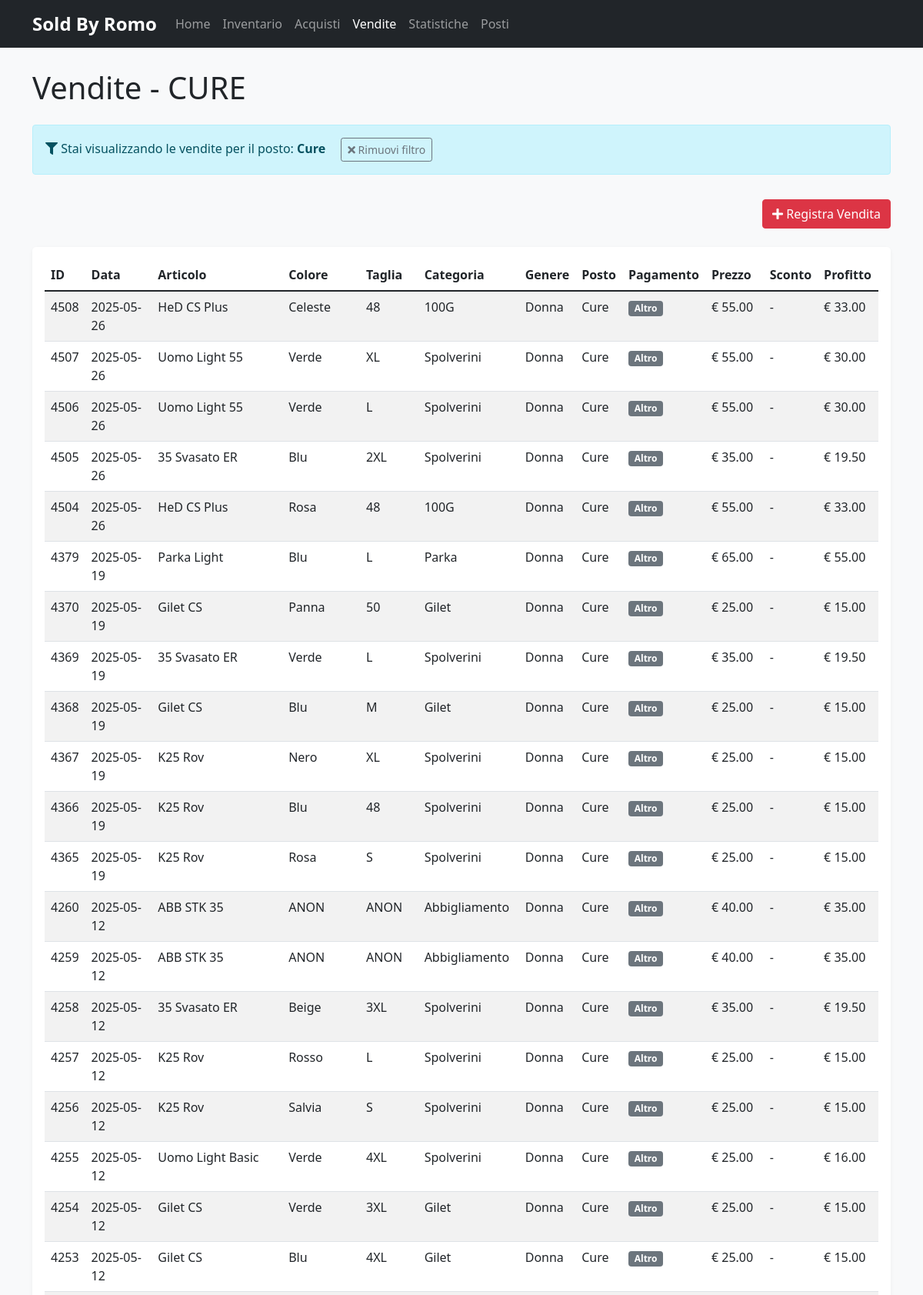
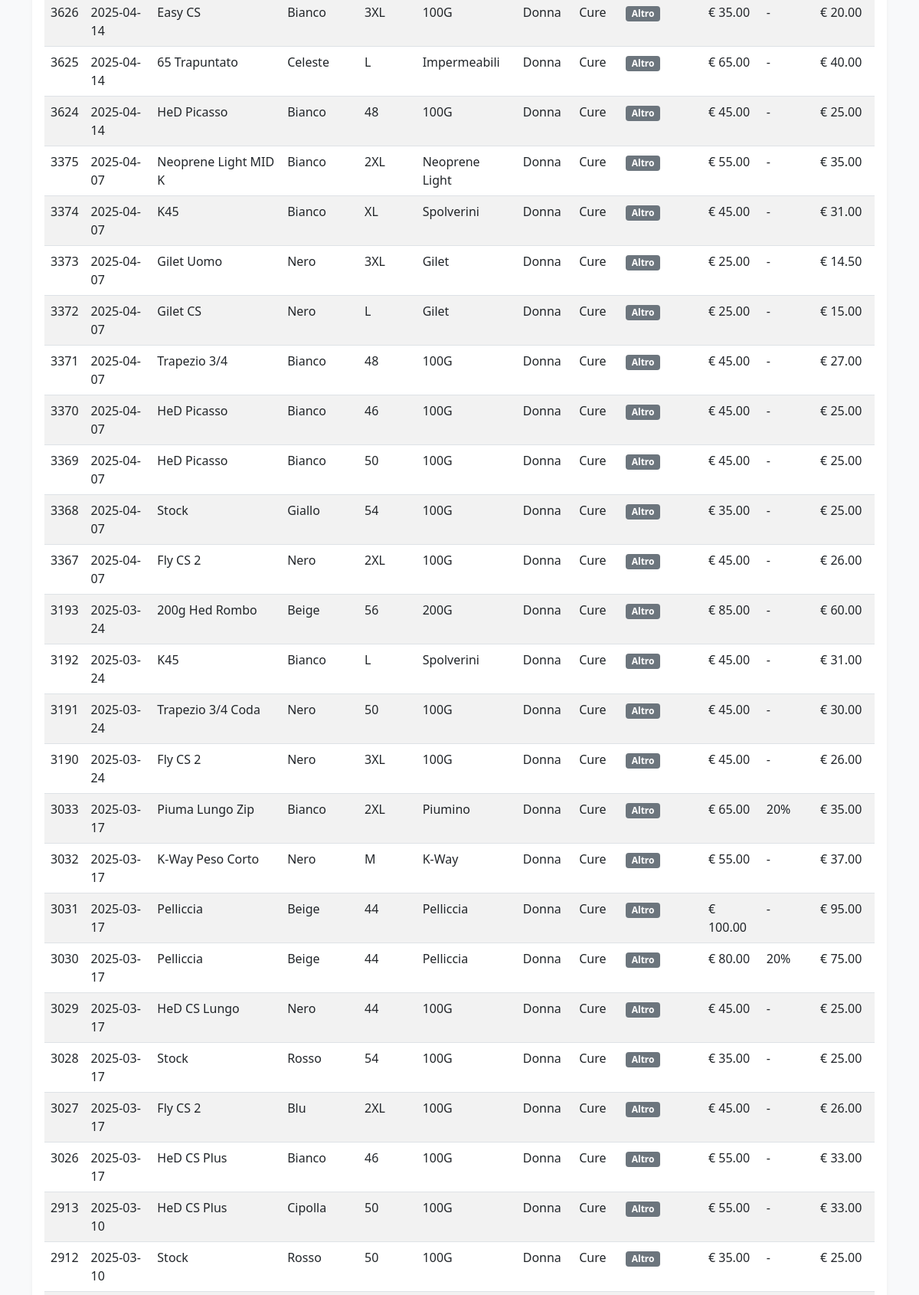
Page /vendite?posto=Cure (upper part) on the committed database (2 pictures, top to bottom).
### tables this page shows
CREATE TABLE Vendite (
    ID_vendita INTEGER PRIMARY KEY AUTOINCREMENT,
    data DATE NOT NULL,
    Articolo TEXT NOT NULL,
    Colore TEXT NOT NULL,
    Taglia TEXT NOT NULL,
    Categoria TEXT,
    Genere TEXT,
    Posto TEXT,
    CASH BOOLEAN DEFAULT 1,
    Sconto REAL DEFAULT 0,
    Prezzo_vendita REAL NOT NULL,
    Prezzo_acquisto REAL NOT NULL
);

### src/webapp.py (the view)
@app.route('/vendite')
def vendite():
    posto = request.args.get('posto', '')
    db.connect()
    query = "SELECT * FROM Vendite"
    params = []
    if posto:
        query += " WHERE posto = ?"
        params.append(posto)
    query += " ORDER BY data DESC"
    db.cursor.execute(query, params)
    items = db.cursor.fetchall()
    db.close()
    return render_template('vendite.html', items=items, posto_filtro=posto)

### src/database_manager.py (called while the page is built)
    def connect(self):
        try:
            self.conn = sqlite3.connect(self.db_path)
            self.conn.row_factory = sqlite3.Row
            self.cursor = self.conn.cursor()
            return True
        except sqlite3.Error as e:
            print(f"Errore nella connessione al database: {e}")
            return False

    def close(self):
        if self.conn:
            self.conn.close()

### templates/vendite.html (shortened to what this page needs)
{% extends "base.html" %}
{% block content %}
<div class="row">
    <div class="col-12">
        <h1 class="mb-4">Vendite{% if posto_filtro %} - {{ posto_filtro|upper }}{% endif %}</h1>
    </div>
</div>
{% if posto_filtro %}
<div class="row mb-3">
    <div class="col-12">
        <div class="alert alert-info">
            <i class="fas fa-filter"></i> Stai visualizzando le vendite per il posto: <strong>{{ posto_filtro }}</strong>
            <a href="{{ url_for('vendite') }}" class="btn btn-sm btn-outline-secondary ms-3">
                <i class="fas fa-times"></i> Rimuovi filtro
            </a>
        </div>
    </div>
</div>
{% endif %}
<div class="row mb-4">
    <div class="col-md-12 text-end">
        <a href="{{ url_for('aggiungi_vendita') }}" class="btn btn-danger">
            <i class="fas fa-plus"></i> Registra Vendita
        </a>
    </div>
</div>
<div class="table-container">
    <table class="table table-striped table-hover">
        <thead>
            <tr>
                <th>ID</th>
                <th>Data</th>
                <th>Articolo</th>
                <th>Colore</th>
                <th>Taglia</th>
                <th>Categoria</th>
                <th>Genere</th>
                <th>Posto</th>
                <th>Pagamento</th>
                <th>Prezzo</th>
                <th>Sconto</th>
                <th>Profitto</th>
            </tr>
        </thead>
        <tbody>
            {% for item in items %}
            <tr>
                <td>{{ item['ID_vendita'] }}</td>
                <td>{{ item['data'] }}</td>
                <td>{{ item['Articolo'] }}</td>
                <td>{{ item['Colore'] }}</td>
                <td>{{ item['Taglia'] }}</td>
                <td>{{ item['Categoria'] }}</td>
                <td>{{ item['Genere'] }}</td>
                <td>{{ item['Posto'] }}</td>
                <td>
                    {% if item['CASH'] %}
                    <span class="badge bg-success">Cash</span>
                    {% else %}
                    <span class="badge bg-secondary">Altro</span>
                    {% endif %}
                </td>
                <td>€ {{ "%.2f"|format(item['Prezzo_vendita']) }}</td>
                <td>
                    {% if item['Sconto'] > 0 %}
                    {{ "%.0f"|format(item['Sconto']) }}%
                    {% else %}
                    -
                    {% endif %}
                </td>
                <td>€ {{ "%.2f"|format(item['Prezzo_vendita'] - item['Prezzo_acquisto']) }}</td>
            </tr>
            {% else %}
            <tr>
                <td colspan="12" class="text-center">Nessuna vendita registrata</td>
            </tr>
            {% endfor %}
        </tbody>
    </table>
</div>
{% endblock %}

### static/css/styles.css (style rules this page uses)
body { background-color: #f8f9fa; }
.table-container { overflow-x: auto; margin-bottom: 1.5rem; background-color: #fff; border-radius: 5px; box-shadow: 0 2px 5px rgba(0, 0, 0, 0.05); padding: 1rem; }

### templates/base.html (style rules this page uses)
body { padding-top: 70px; padding-bottom: 30px; }

### rows in the picture
Vendite: ID_vendita "4369", data "2025-05-19", Articolo "35 Svasato ER", Colore "Verde", Taglia "L", Categoria "Spolverini", Genere "Donna", Posto "Cure", shows "Altro", Prezzo_vendita "35.00", item "19.50", ID_vendita "4258", data "2025-05-12", Colore "Beige", Taglia "3XL"
Vendite: ID_vendita "4366", data "2025-05-19", Articolo "K25 Rov", Colore "Blu", Taglia "48", Categoria "Spolverini", Genere "Donna", Posto "Cure", shows "Altro", Prezzo_vendita "25.00", item "15.00"
Vendite: ID_vendita "4256", data "2025-05-12", Articolo "K25 Rov", Colore "Salvia", Taglia "S", Categoria "Spolverini", Genere "Donna", Posto "Cure", shows "Altro", Prezzo_vendita "25.00", item "15.00"
Vendite: ID_vendita "3626", data "2025-04-14", Articolo "Easy CS", Colore "Bianco", Taglia "3XL", Categoria "100G", Genere "Donna", Posto "Cure", CASH "Altro", Prezzo_vendita "35.00", item['Prezzo_vendita']-item['Prezzo_acquisto'] "20.00"
Vendite: ID_vendita "3625", data "2025-04-14", Articolo "65 Trapuntato", Colore "Celeste", Taglia "L", Categoria "Impermeabili", Genere "Donna", Posto "Cure", CASH "Altro", Prezzo_vendita "65.00", item['Prezzo_vendita']-item['Prezzo_acquisto'] "40.00"
Vendite: ID_vendita "3624", data "2025-04-14", Articolo "HeD Picasso", Colore "Bianco", Taglia "48", Categoria "100G", Genere "Donna", Posto "Cure", CASH "Altro", Prezzo_vendita "45.00", item['Prezzo_vendita']-item['Prezzo_acquisto'] "25.00"
Vendite: ID_vendita "3375", data "2025-04-07", Articolo "Neoprene Light MID K", Colore "Bianco", Taglia "2XL", Categoria "Neoprene Light", Genere "Donna", Posto "Cure", CASH "Altro", Prezzo_vendita "55.00", item['Prezzo_vendita']-item['Prezzo_acquisto'] "35.00"
Vendite: ID_vendita "3374", data "2025-04-07", Articolo "K45", Colore "Bianco", Taglia "XL", Categoria "Spolverini", Genere "Donna", Posto "Cure", CASH "Altro", Prezzo_vendita "45.00", item['Prezzo_vendita']-item['Prezzo_acquisto'] "31.00"
Vendite: ID_vendita "3373", data "2025-04-07", Articolo "Gilet Uomo", Colore "Nero", Taglia "3XL", Categoria "Gilet", Genere "Donna", Posto "Cure", CASH "Altro", Prezzo_vendita "25.00", item['Prezzo_vendita']-item['Prezzo_acquisto'] "14.50"
Vendite: ID_vendita "3372", data "2025-04-07", Articolo "Gilet CS", Colore "Nero", Taglia "L", Categoria "Gilet", Genere "Donna", Posto "Cure", CASH "Altro", Prezzo_vendita "25.00", item['Prezzo_vendita']-item['Prezzo_acquisto'] "15.00"
Vendite: ID_vendita "3371", data "2025-04-07", Articolo "Trapezio 3/4", Colore "Bianco", Taglia "48", Categoria "100G", Genere "Donna", Posto "Cure", CASH "Altro", Prezzo_vendita "45.00", item['Prezzo_vendita']-item['Prezzo_acquisto'] "27.00"
Vendite: ID_vendita "3370", data "2025-04-07", Articolo "HeD Picasso", Colore "Bianco", Taglia "46", Categoria "100G", Genere "Donna", Posto "Cure", CASH "Altro", Prezzo_vendita "45.00", item['Prezzo_vendita']-item['Prezzo_acquisto'] "25.00"
Vendite: ID_vendita "3369", data "2025-04-07", Articolo "HeD Picasso", Colore "Bianco", Taglia "50", Categoria "100G", Genere "Donna", Posto "Cure", CASH "Altro", Prezzo_vendita "45.00", item['Prezzo_vendita']-item['Prezzo_acquisto'] "25.00"
Vendite: ID_vendita "3368", data "2025-04-07", Articolo "Stock", Colore "Giallo", Taglia "54", Categoria "100G", Genere "Donna", Posto "Cure", CASH "Altro", Prezzo_vendita "35.00", item['Prezzo_vendita']-item['Prezzo_acquisto'] "25.00"
Vendite: ID_vendita "3367", data "2025-04-07", Articolo "Fly CS 2", Colore "Nero", Taglia "2XL", Categoria "100G", Genere "Donna", Posto "Cure", CASH "Altro", Prezzo_vendita "45.00", item['Prezzo_vendita']-item['Prezzo_acquisto'] "26.00"
Vendite: ID_vendita "3193", data "2025-03-24", Articolo "200g Hed Rombo", Colore "Beige", Taglia "56", Categoria "200G", Genere "Donna", Posto "Cure", CASH "Altro", Prezzo_vendita "85.00", item['Prezzo_vendita']-item['Prezzo_acquisto'] "60.00"
Vendite: ID_vendita "3192", data "2025-03-24", Articolo "K45", Colore "Bianco", Taglia "L", Categoria "Spolverini", Genere "Donna", Posto "Cure", CASH "Altro", Prezzo_vendita "45.00", item['Prezzo_vendita']-item['Prezzo_acquisto'] "31.00"
Vendite: ID_vendita "3191", data "2025-03-24", Articolo "Trapezio 3/4 Coda", Colore "Nero", Taglia "50", Categoria "100G", Genere "Donna", Posto "Cure", CASH "Altro", Prezzo_vendita "45.00", item['Prezzo_vendita']-item['Prezzo_acquisto'] "30.00"
Vendite: ID_vendita "3190", data "2025-03-24", Articolo "Fly CS 2", Colore "Nero", Taglia "3XL", Categoria "100G", Genere "Donna", Posto "Cure", CASH "Altro", Prezzo_vendita "45.00", item['Prezzo_vendita']-item['Prezzo_acquisto'] "26.00"
Vendite: ID_vendita "3033", data "2025-03-17", Articolo "Piuma Lungo Zip", Colore "Bianco", Taglia "2XL", Categoria "Piumino", Genere "Donna", Posto "Cure", CASH "Altro", Prezzo_vendita "65.00", Sconto "20", item['Prezzo_vendita']-item['Prezzo_acquisto'] "35.00"
Vendite: ID_vendita "3032", data "2025-03-17", Articolo "K-Way Peso Corto", Colore "Nero", Taglia "M", Categoria "K-Way", Genere "Donna", Posto "Cure", CASH "Altro", Prezzo_vendita "55.00", item['Prezzo_vendita']-item['Prezzo_acquisto'] "37.00"
Vendite: ID_vendita "3031", data "2025-03-17", Articolo "Pelliccia", Colore "Beige", Taglia "44", Categoria "Pelliccia", Genere "Donna", Posto "Cure", CASH "Altro", Prezzo_vendita "100.00", item['Prezzo_vendita']-item['Prezzo_acquisto'] "95.00"
Vendite: ID_vendita "3030", data "2025-03-17", Articolo "Pelliccia", Colore "Beige", Taglia "44", Categoria "Pelliccia", Genere "Donna", Posto "Cure", CASH "Altro", Prezzo_vendita "80.00", Sconto "20", item['Prezzo_vendita']-item['Prezzo_acquisto'] "75.00"
Vendite: ID_vendita "3029", data "2025-03-17", Articolo "HeD CS Lungo", Colore "Nero", Taglia "44", Categoria "100G", Genere "Donna", Posto "Cure", CASH "Altro", Prezzo_vendita "45.00", item['Prezzo_vendita']-item['Prezzo_acquisto'] "25.00"
Vendite: ID_vendita "3028", data "2025-03-17", Articolo "Stock", Colore "Rosso", Taglia "54", Categoria "100G", Genere "Donna", Posto "Cure", CASH "Altro", Prezzo_vendita "35.00", item['Prezzo_vendita']-item['Prezzo_acquisto'] "25.00"
Vendite: ID_vendita "3027", data "2025-03-17", Articolo "Fly CS 2", Colore "Blu", Taglia "2XL", Categoria "100G", Genere "Donna", Posto "Cure", CASH "Altro", Prezzo_vendita "45.00", item['Prezzo_vendita']-item['Prezzo_acquisto'] "26.00"
Vendite: ID_vendita "3026", data "2025-03-17", Articolo "HeD CS Plus", Colore "Bianco", Taglia "46", Categoria "100G", Genere "Donna", Posto "Cure", CASH "Altro", Prezzo_vendita "55.00", item['Prezzo_vendita']-item['Prezzo_acquisto'] "33.00"
Vendite: ID_vendita "2913", data "2025-03-10", Articolo "HeD CS Plus", Colore "Cipolla", Taglia "50", Categoria "100G", Genere "Donna", Posto "Cure", CASH "Altro", Prezzo_vendita "55.00", item['Prezzo_vendita']-item['Prezzo_acquisto'] "33.00"
Vendite: ID_vendita "2912", data "2025-03-10", Articolo "Stock", Colore "Rosso", Taglia "50", Categoria "100G", Genere "Donna", Posto "Cure", CASH "Altro", Prezzo_vendita "35.00", item['Prezzo_vendita']-item['Prezzo_acquisto'] "25.00"

### other values in the picture
{{ posto_filtro|upper }} "CURE"
{{ posto_filtro }} "Cure"
{{ item['ID_vendita'] }} "4508" "4507" "4506" "4505" "4504" "4379" "4370" "4368" "4367" "4365" "4260" "4259" "4257" "4255" "4254" "4253"
{{ item['data'] }} "2025-05-26" "2025-05-26" "2025-05-26" "2025-05-26" "2025-05-26" "2025-05-19" "2025-05-19" "2025-05-19" "2025-05-19" "2025-05-19" "2025-05-12" "2025-05-12" "2025-05-12" "2025-05-12" "2025-05-12" "2025-05-12"
{{ item['Articolo'] }} "HeD CS Plus" "Uomo Light 55" "Uomo Light 55" "35 Svasato ER" "HeD CS Plus" "Parka Light" "Gilet CS" "Gilet CS" "K25 Rov" "K25 Rov" "ABB STK 35" "ABB STK 35" "K25 Rov" "Uomo Light Basic" "Gilet CS" "Gilet CS"
{{ item['Colore'] }} "Celeste" "Verde" "Verde" "Blu" "Rosa" "Blu" "Panna" "Blu" "Nero" "Rosa" "ANON" "ANON" "Rosso" "Verde" "Verde" "Blu"
{{ item['Taglia'] }} "48" "XL" "L" "2XL" "48" "L" "50" "M" "XL" "S" "ANON" "ANON" "L" "4XL" "3XL" "4XL"
{{ item['Categoria'] }} "100G" "Spolverini" "Spolverini" "Spolverini" "100G" "Parka" "Gilet" "Gilet" "Spolverini" "Spolverini" "Abbigliamento" "Abbigliamento" "Spolverini" "Spolverini" "Gilet" "Gilet"
{{ item['Genere'] }} "Donna" "Donna" "Donna" "Donna" "Donna" "Donna" "Donna" "Donna" "Donna" "Donna" "Donna" "Donna" "Donna" "Donna" "Donna" "Donna"
{{ item['Posto'] }} "Cure" "Cure" "Cure" "Cure" "Cure" "Cure" "Cure" "Cure" "Cure" "Cure" "Cure" "Cure" "Cure" "Cure" "Cure" "Cure"
{{ "%.2f"|format(item['Prezzo_vendita']) }} "55.00" "55.00" "55.00" "35.00" "55.00" "65.00" "25.00" "25.00" "25.00" "25.00" "40.00" "40.00" "25.00" "25.00" "25.00" "25.00"
{{ "%.2f"|format(item['Prezzo_vendita'] - item['Prezzo_acquisto']) }} "33.00" "30.00" "30.00" "19.50" "33.00" "55.00" "15.00" "15.00" "15.00" "15.00" "35.00" "35.00" "15.00" "16.00" "15.00" "15.00"
